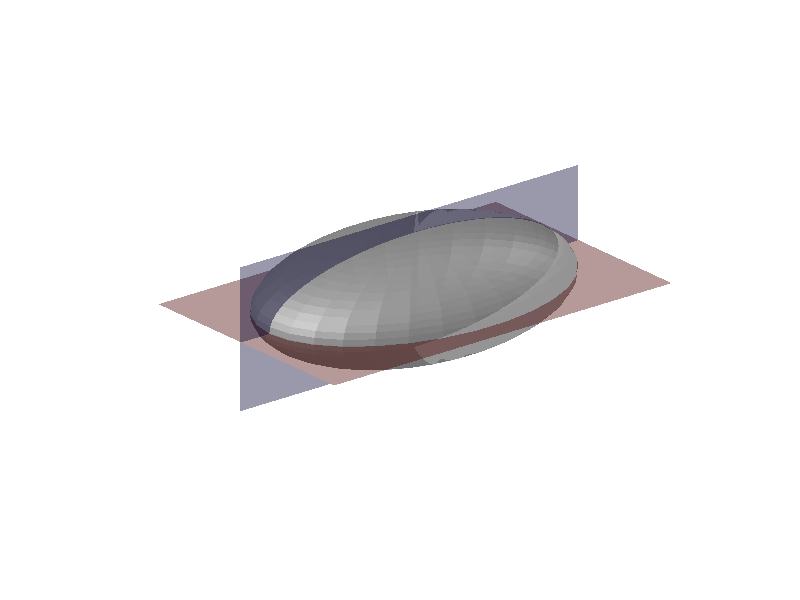

Here is the MATLAB script that generated this plot: (Note: this script raises an error after producing the figure.)
% plot a 3-dimensional ellipsoid, and intersecting planes

% created nov 13, 2019

clear;

ifsave = 1;
savefile = 'ellipsoid.epsc';


a1 = 3;
a2 = 2;
a3 = 1;

c = 1.2;
xmin = -c*a1;
xmax = c*a1;
ymin = -c*a2;
ymax = c*a2;
zmin = -c*a3;
zmax = c*a3+0.2;

pos = [24,10,18,12];

salph = 0.6;  % transparency for spheres, 0 for transparent (0.65 orig)
lalph = 1;  % transparency for lines
lightcolr = 0.5*[1 1 1];  % colour of light
lightpos = [-1 0.25 1]; %[0 0.25 1];  % light position
ambstrength = 0.5;  % intensity of ambient component of light reflected from object
specstrength = 0.8;  % intensity of specular component of reflected light
diffstrength = 1;  % intensity of diffuse component of reflected light
specexp = 2;    % specular exponent (large = small light spots)


h1=figure(1);
clf
set(h1,'Units','centimeters');
set(h1,'Position',pos);
hold on

[x,y,z] = ellipsoid(0,0,0,a1,a2,a3,30);
surf(x,y,z,...
        'LineStyle','none',...
        'FaceColor',0.5*[1 1 1],...
        'FaceAlpha',salph,...
        'DiffuseStrength',diffstrength,...
        'AmbientStrength',ambstrength,...
        'SpecularStrength',specstrength,...
        'SpecularExponent',specexp);

[xx,yy] = meshgrid(xmin:0.5:xmax,ymin:0.5:ymax);
zz = zeros(size(xx));
surf(xx,yy,zz,'FaceAlpha',0.4,'EdgeColor','none','FaceColor',0.5*[1 0 0]);

[x2,z2] = meshgrid(xmin:0.5:xmax,zmin:0.5:zmax);
y2 = zeros(size(x2));
surf(x2,y2,z2,'FaceAlpha',0.4,'EdgeColor','none','FaceColor',0.5*[0 0 1]);


hold off
set(gca,'visible','off')

daspect([1,1,1]);
view(3);
view([-39,22]);
light('Position',lightpos,'Style','infinit','Color',lightcolr);
lighting phong
drawnow


if(ifsave)
    saveas(h1,savefile);
end



